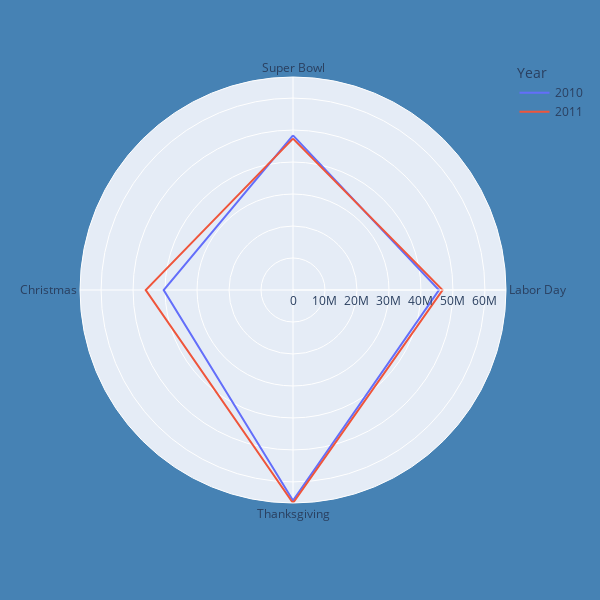

Source (notebook cell):
### Code cell
fig = px.line_polar(x, r='Weekly_Sales', theta='Holiday', color = 'Year', line_close=True)
fig.update_layout(width = 600, height = 600, paper_bgcolor="steelblue")
fig.show()

### Figure 1 — Plotly figure (JSON) as saved in the notebook; plotly's stock layout.template omitted (floating-point values rounded to 4 significant figures)
{"data": [{"hovertemplate": "Year=2010<br>Weekly_Sales=%{r}<br>Holiday=%{theta}<extra></extra>", "legendgroup": "2010", "line": {"color": "#636efa", "dash": "solid"}, "marker": {"symbol": "circle"}, "mode": "lines", "name": "2010", "r": [48340000.0, 45630000.0, 65820000.0, 40432519, 48340000.0], "showlegend": true, "subplot": "polar", "theta": ["Super Bowl", "Labor Day", "Thanksgiving", "Christmas", "Super Bowl"], "type": "scatterpolar"}, {"hovertemplate": "Year=2011<br>Weekly_Sales=%{r}<br>Holiday=%{theta}<extra></extra>", "legendgroup": "2011", "line": {"color": "#EF553B", "dash": "solid"}, "marker": {"symbol": "circle"}, "mode": "lines", "name": "2011", "r": [47340000.0, 46760000.0, 66590000.0, 46040000.0, 47340000.0], "showlegend": true, "subplot": "polar", "theta": ["Super Bowl", "Labor Day", "Thanksgiving", "Christmas", "Super Bowl"], "type": "scatterpolar"}], "layout": {"height": 600, "legend": {"title": {"text": "Year"}, "tracegroupgap": 0}, "margin": {"t": 60}, "paper_bgcolor": "steelblue", "polar": {"angularaxis": {"direction": "clockwise", "rotation": 90, "type": "category"}, "domain": {"x": [0, 1], "y": [0, 1]}, "radialaxis": {"autorange": true, "range": [0, 66590000.0], "type": "linear"}}, "width": 600}}
